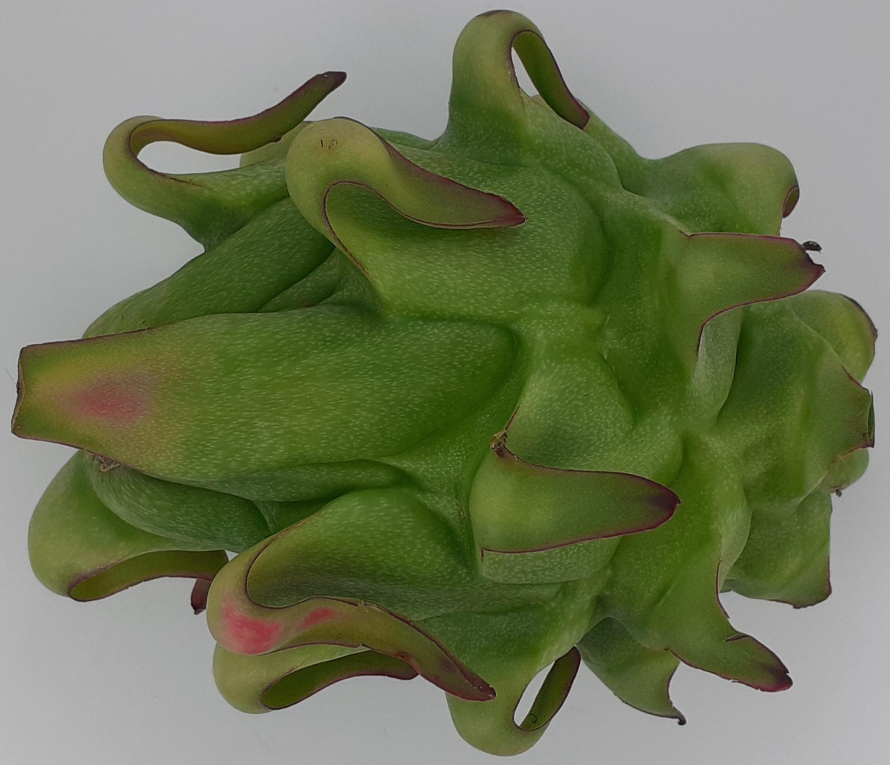
#> input picture data_1.jpg, 1779 x 1529 px (shown at 1/2 size)
$ python -i Biner.py   (imports and definitions only)
#> lines starting #> are read from the running program, lines starting #| are printed output that depends on the picture; after the words box and inside, x2 and y2 are one past the last pixel; in counts of white or black regions, pixels touching at a corner belong together
import cv2
from matplotlib import pyplot as plt
import numpy as np


def biner(namafile):
#> called with namafile = '../data_1.jpg'
    image = cv2.imread(namafile)
#> image is the input picture: shape (1529, 1779, 3); mean B, G, R 86.7, 119.7, 111
    image = cv2.resize(image,(0,0), fx=0.3, fy=0.3)
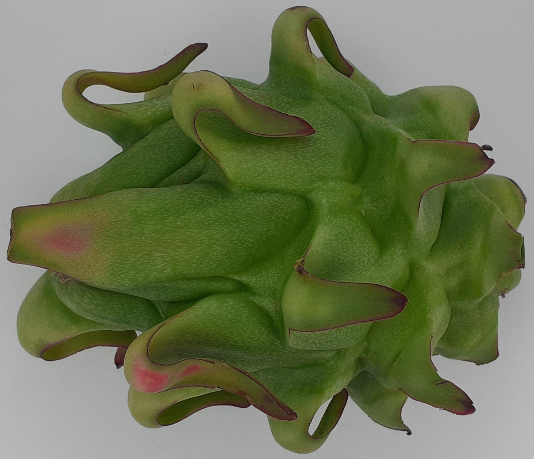
#> image: shape (459, 534, 3); mean B, G, R 86.7, 119.7, 111
    gray = cv2.cvtColor(image,cv2.COLOR_RGB2GRAY)
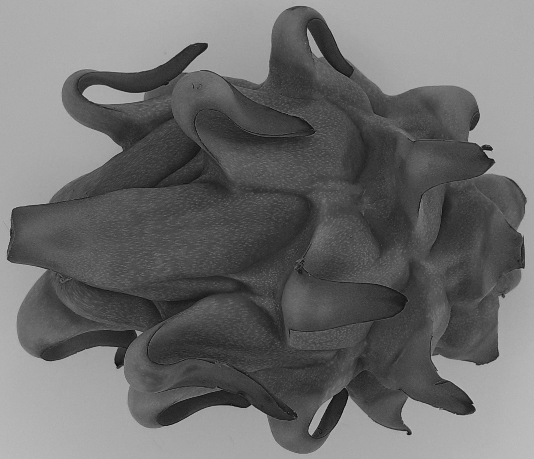
#> gray: shape (459, 534); min 6, max 191, mean 108.9
    tr,biner = cv2.threshold(gray, 90,255,cv2.THRESH_BINARY)
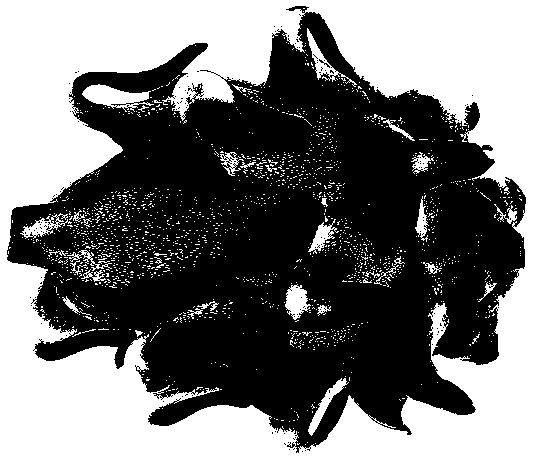
#> biner: shape (459, 534); 45.7% white; 1789 white regions (1751 under 20 px), largest, box (x1, y1, x2, y2) and area: (0, 0, 534, 459) 102515, (82, 84, 154, 112) 1005, (285, 284, 311, 320) 554
    # cv2.imshow("RGB", image)
    # cv2.imshow("GRAY", gray)
    cv2.imshow("BINER", biner)
    cv2.waitKey(0)
    cv2.destroyAllWindows()

>>> result = biner('../data_1.jpg')

$ run again, on data_101.jpg
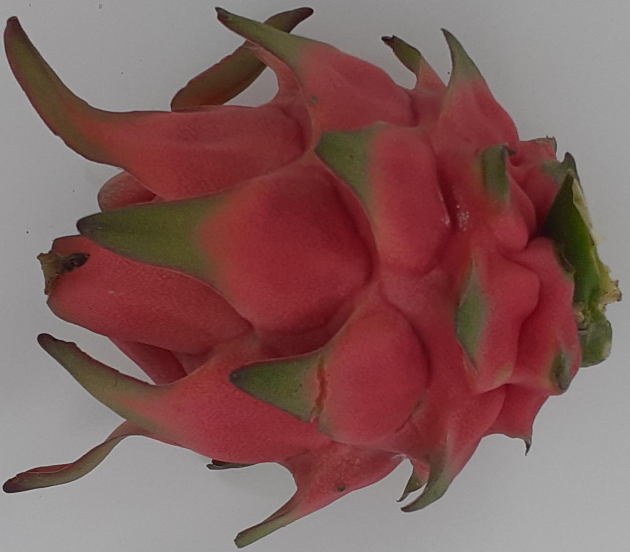
#> input picture data_101.jpg, 1259 x 1103 px (shown at 1/2 size)
#> in biner, image is the input picture: shape (1103, 1259, 3); mean B, G, R 92.2, 93.7, 130.9
#> image: shape (331, 378, 3)
#> in biner, `gray = cv2.cvtColor(image,cv2.COLOR_RGB2GRAY)`:
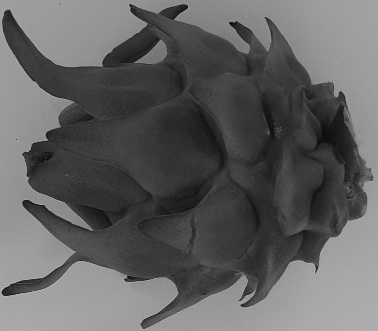
#> gray: shape (331, 378); min 9, max 187, mean 97.6
#> in biner, `tr,biner = cv2.threshold(gray, 90,255,cv2.THRESH_BINARY)`:
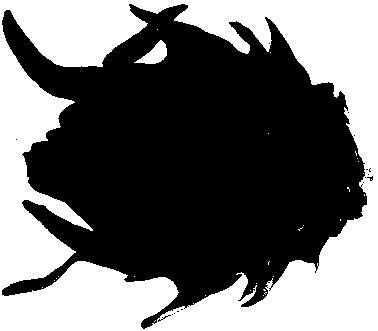
#> biner: shape (331, 378); 42.8% white; 28 white regions (26 under 20 px), largest, box (x1, y1, x2, y2) and area: (0, 0, 378, 331) 53051, (134, 40, 167, 64) 387

$ run again, on data_151.jpg
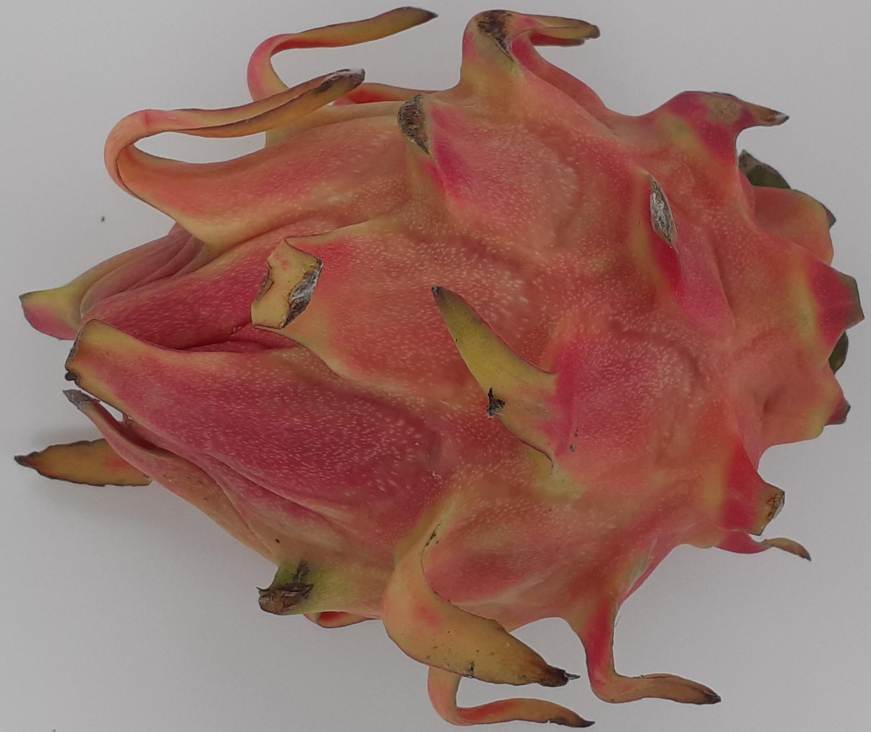
#> input picture data_151.jpg, 1741 x 1464 px (shown at 1/2 size)
#> in biner, image is the input picture: shape (1464, 1741, 3); mean B, G, R 103.8, 112, 151
#> image: shape (439, 522, 3)
#> in biner, `gray = cv2.cvtColor(image,cv2.COLOR_RGB2GRAY)`:
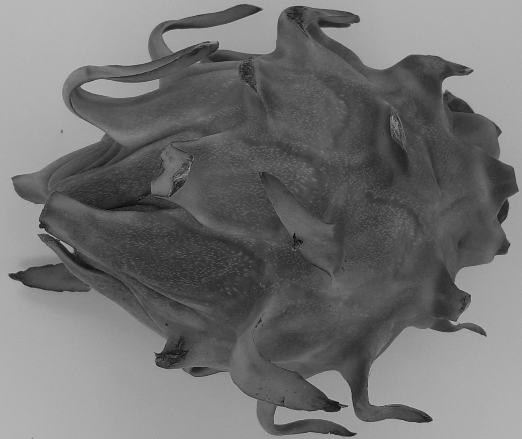
#> gray: shape (439, 522); min 7, max 186, mean 114
#> in biner, `tr,biner = cv2.threshold(gray, 90,255,cv2.THRESH_BINARY)`:
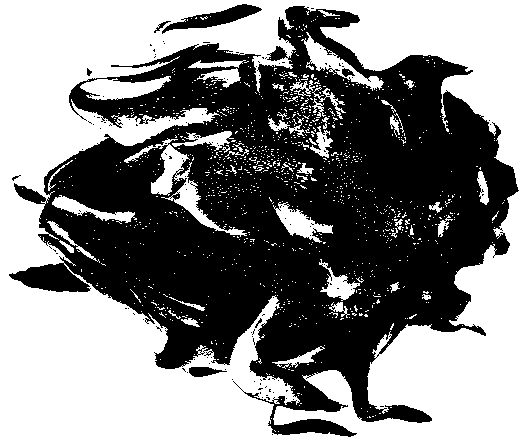
#> biner: shape (439, 522); 51.6% white; 131 black regions (124 under 20 px), largest, box (x1, y1, x2, y2) and area: (9, 6, 519, 437) 109196, (162, 4, 262, 34) 1037, (189, 367, 227, 377) 240

$ run again, on data_51.jpg
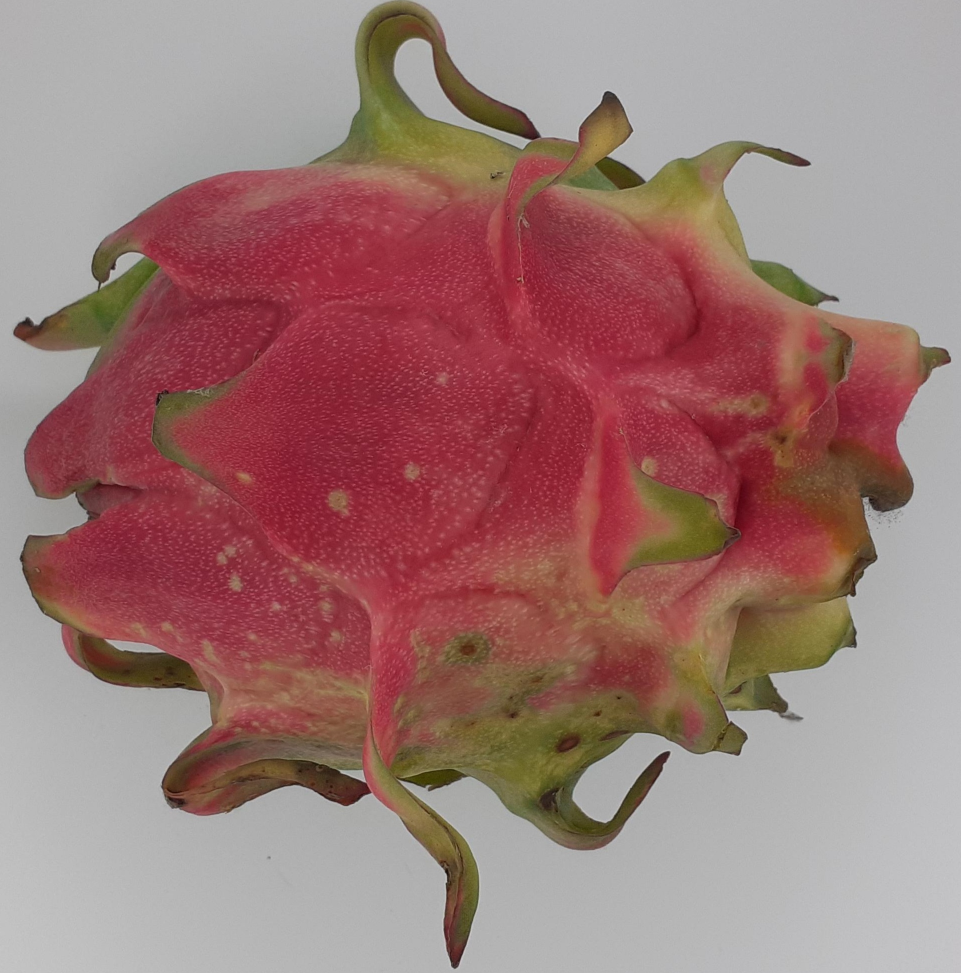
#> input picture data_51.jpg, 1922 x 1946 px (shown at 1/2 size)
#> in biner, image is the input picture: shape (1946, 1922, 3); mean B, G, R 118.5, 121.3, 157.1
#> image: shape (584, 577, 3)
#> in biner, `gray = cv2.cvtColor(image,cv2.COLOR_RGB2GRAY)`:
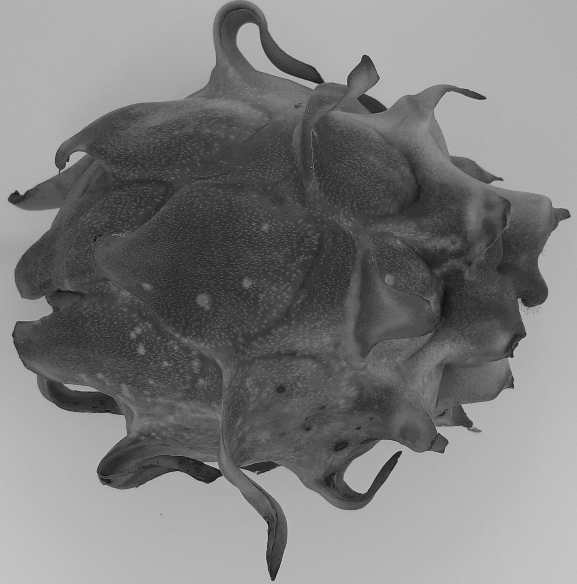
#> gray: shape (584, 577); min 11, max 199, mean 124.6
#> in biner, `tr,biner = cv2.threshold(gray, 90,255,cv2.THRESH_BINARY)`:
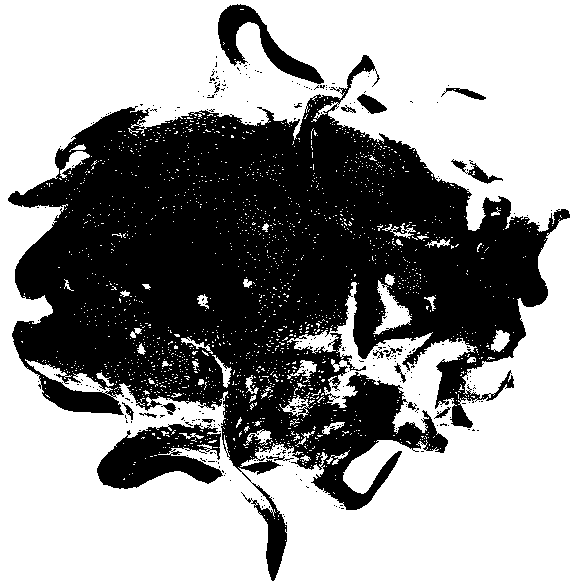
#> biner: shape (584, 577); 59.1% white; 281 black regions (263 under 20 px), largest, box (x1, y1, x2, y2) and area: (8, 55, 570, 581) 128087, (97, 423, 223, 489) 5020, (218, 4, 324, 84) 2498
